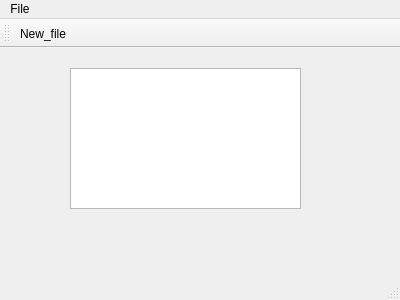
<?xml version="1.0" encoding="UTF-8"?>
<ui version="4.0">
 <class>MainWindow</class>
 <widget class="QMainWindow" name="MainWindow">
  <property name="geometry">
   <rect>
    <x>0</x>
    <y>0</y>
    <width>400</width>
    <height>300</height>
   </rect>
  </property>
  <property name="windowTitle">
   <string>MainWindow</string>
  </property>
  <widget class="QWidget" name="centralWidget">
   <widget class="QPlainTextEdit" name="plainTextEdit">
    <property name="geometry">
     <rect>
      <x>70</x>
      <y>20</y>
      <width>231</width>
      <height>141</height>
     </rect>
    </property>
   </widget>
  </widget>
  <widget class="QMenuBar" name="menuBar">
   <property name="geometry">
    <rect>
     <x>0</x>
     <y>0</y>
     <width>400</width>
     <height>28</height>
    </rect>
   </property>
   <widget class="QMenu" name="menuNew_file">
    <property name="title">
     <string>File</string>
    </property>
    <addaction name="actionNew_file"/>
   </widget>
   <addaction name="menuNew_file"/>
  </widget>
  <widget class="QToolBar" name="mainToolBar">
   <attribute name="toolBarArea">
    <enum>TopToolBarArea</enum>
   </attribute>
   <attribute name="toolBarBreak">
    <bool>false</bool>
   </attribute>
   <addaction name="actionNew_file"/>
  </widget>
  <widget class="QStatusBar" name="statusBar"/>
  <action name="actionNew_file">
   <property name="text">
    <string>New_file</string>
   </property>
  </action>
 </widget>
 <layoutdefault spacing="6" margin="11"/>
 <resources/>
 <connections/>
</ui>
